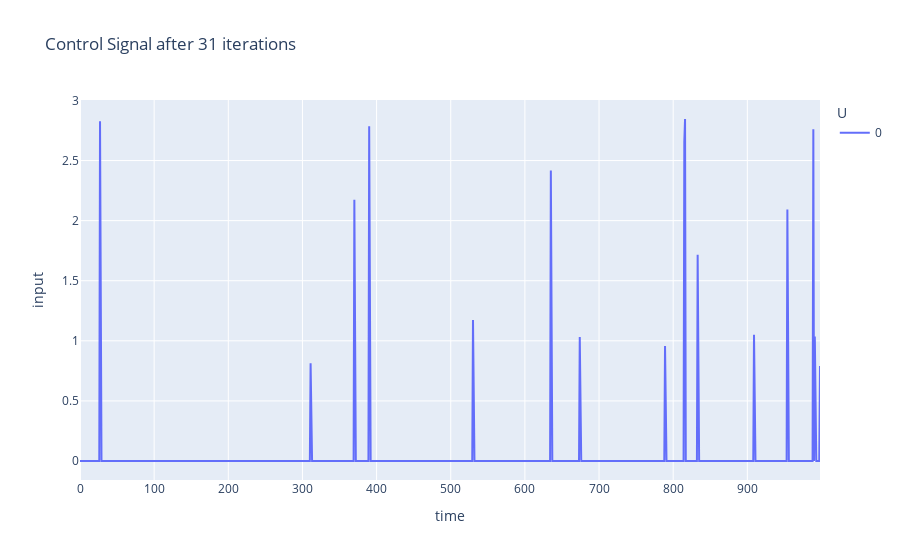

Source (notebook cell):
### Code cell
idx = 31
px.line(CM.all_U[idx].squeeze().T, title=f'Control Signal after {idx} iterations').update_layout(xaxis_title='time', yaxis_title='input', legend_title='U').show()

### Figure 1 — Plotly figure (JSON) as saved in the notebook; plotly's stock layout.template omitted (floating-point values rounded to 4 significant figures; data arrays with more than 128 entries replaced by an {"elided": "..."} marker saying what was removed)
{"data": [{"hovertemplate": "variable=0<br>index=%{x}<br>value=%{y}<extra></extra>", "legendgroup": "0", "line": {"color": "#636efa", "dash": "solid"}, "marker": {"symbol": "circle"}, "mode": "lines", "name": "0", "orientation": "v", "showlegend": true, "type": "scatter", "x": {"elided": "999 int values"}, "xaxis": "x", "y": {"elided": "999 float values"}, "yaxis": "y"}], "layout": {"legend": {"title": {"text": "U"}, "tracegroupgap": 0}, "title": {"text": "Control Signal after 31 iterations"}, "xaxis": {"anchor": "y", "domain": [0, 1], "title": {"text": "time"}}, "yaxis": {"anchor": "x", "domain": [0, 1], "title": {"text": "input"}}}}
